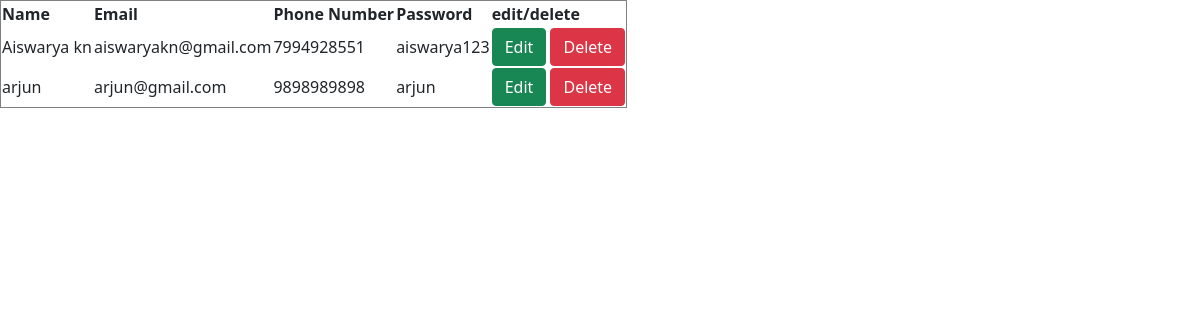
The app's page /newapp/display/ with its own data.
### newapp/models.py (models this page shows, shortened)
class regmodel(models.Model):
    name = models.CharField(max_length=25)
    email = models.EmailField()
    phone = models.IntegerField()
    password = models.CharField(max_length=20)

### newapp/views.py (the view)
# urls.py: path('display/',display),
def display(request):
    x=regmodel.objects.all()
    return render(request,'display.html',{'a':x})

### newapp/templates/display.html (shortened to what this page needs)
<!DOCTYPE html>
<html lang="en">
<head>
    <link href="https://cdn.jsdelivr.net/npm/bootstrap@5.0.2/dist/css/bootstrap.min.css" rel="stylesheet">
</head>
<body>
<table border="1">
    <tr>
        <th>Name</th>
        <th>Email</th>
        <th>Phone Number</th>
        <th>Password</th>
        <th>edit/delete</th>
    </tr>
    {% for i in a %}
    <tr>
        <td>{{i.name}}</td>
        <td>{{i.email}}</td>
        <td>{{i.phone}}</td>
        <td>{{i.password}}</td>
        <td>
            <a href="http://127.0.0.1:8000/newapp/edit/{{i.id}}" class="btn btn-success">Edit</a>
            <a href="http://127.0.0.1:8000/newapp/delete/{{i.id}}" class="btn btn-danger">Delete</a>
        </td>
    </tr>
    {% endfor %}
</table>
</body>
</html>

### records on screen
regmodel: name "Aiswarya kn", email "aiswaryakn@gmail.com", phone "7994928551", password "aiswarya123"
regmodel: name "arjun", email "arjun@gmail.com", phone "9898989898", password "arjun"
